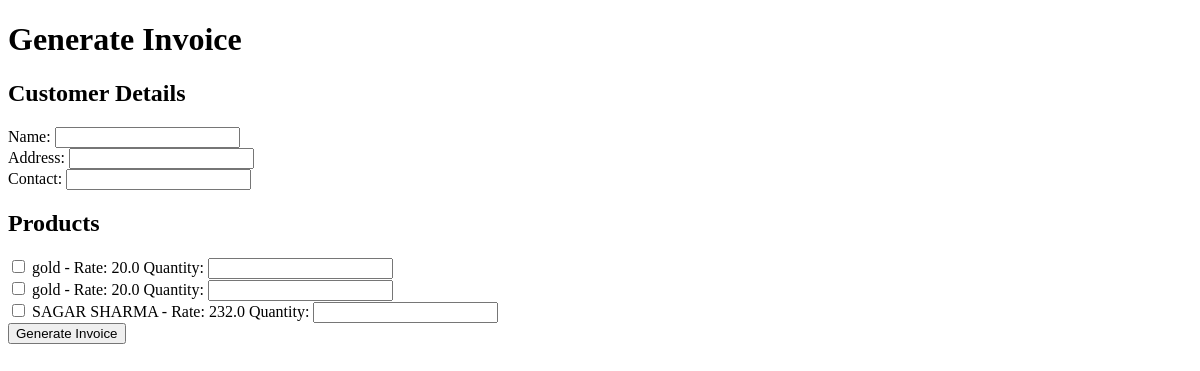
Page /generate_invoice_page on the earlier database version.
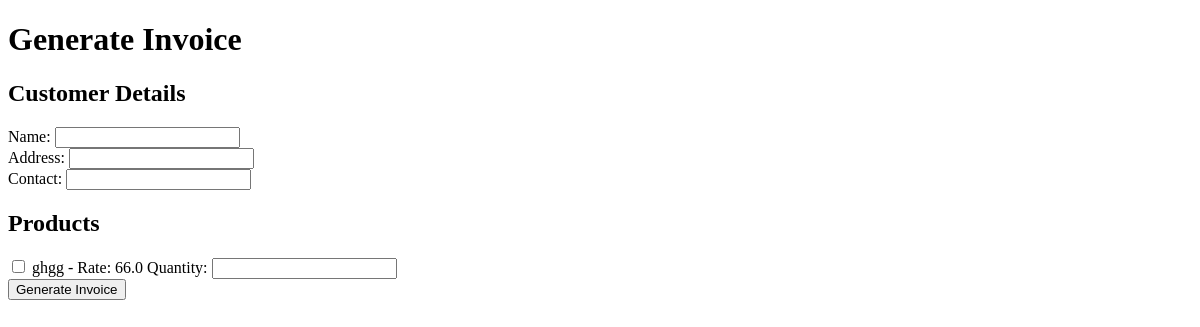
Same page on the later database version.
### models.py (models this page shows)
class Product(db.Model):
    id = db.Column(db.Integer, primary_key=True)
    name = db.Column(db.String(100), nullable=False)
    hsn = db.Column(db.String(20), nullable=False)
    rate = db.Column(db.Float, nullable=False)
    items = db.relationship('InvoiceItem', backref='product', cascade="all, delete-orphan", passive_deletes=True)

### app.py (the view)
@app.route('/generate_invoice_page')
def generate_invoice_page():
    products = Product.query.all()
    return render_template('generate_invoice.html', products=products)

### templates/generate_invoice.html (shortened to what this page needs)
<!DOCTYPE html>
<html lang="en">
<head>
</head>
<body>
    <h1>Generate Invoice</h1>
    <form action="/generate_invoice" method="POST">
        <h2>Customer Details</h2>
        <label for="customer_name">Name:</label>
        <input type="text" name="customer_name" required><br>
        <label for="customer_address">Address:</label>
        <input type="text" name="customer_address" required><br>
        <label for="customer_contact">Contact:</label>
        <input type="text" name="customer_contact" required><br>
        <h2>Products</h2>
        {% for product in products %}
        <div>
            <input type="checkbox" name="products" value="{{ product.id }}">
            {{ product.name }} - Rate: {{ product.rate }}
            <label>Quantity:</label>
            <input type="number" name="quantity" min="0" step="0.01">
        </div>
        {% endfor %}
        <button type="submit">Generate Invoice</button>
    </form>
</body>
</html>

Differences in the rows shown:
removed Product: name "gold", rate "20.0"
removed Product: name "SAGAR SHARMA", rate "232.0"
changed Product: name "gold" → "ghgg"; rate "20.0" → "66.0"
